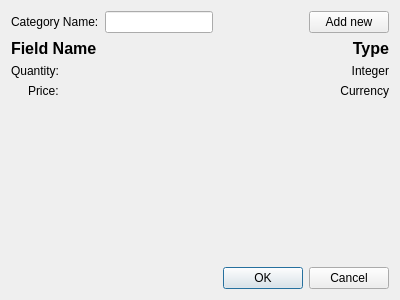
<?xml version="1.0" encoding="UTF-8"?>
<ui version="4.0">
 <class>NewCat</class>
 <widget class="QDialog" name="NewCat">
  <property name="geometry">
   <rect>
    <x>0</x>
    <y>0</y>
    <width>400</width>
    <height>300</height>
   </rect>
  </property>
  <property name="windowTitle">
   <string>Dialog</string>
  </property>
  <layout class="QVBoxLayout" name="verticalLayout">
   <item>
    <layout class="QHBoxLayout" name="horizontalLayout">
     <item>
      <widget class="QLabel" name="label_7">
       <property name="text">
        <string>Category Name:</string>
       </property>
      </widget>
     </item>
     <item>
      <widget class="QLineEdit" name="name"/>
     </item>
     <item>
      <spacer name="horizontalSpacer">
       <property name="orientation">
        <enum>Qt::Horizontal</enum>
       </property>
       <property name="sizeHint" stdset="0">
        <size>
         <width>40</width>
         <height>20</height>
        </size>
       </property>
      </spacer>
     </item>
     <item>
      <widget class="QPushButton" name="newField">
       <property name="text">
        <string>Add new</string>
       </property>
      </widget>
     </item>
    </layout>
   </item>
   <item>
    <layout class="QFormLayout" name="formLayout_2">
     <item row="0" column="0">
      <widget class="QLabel" name="label_5">
       <property name="text">
        <string>&lt;html&gt;&lt;head/&gt;&lt;body&gt;&lt;p&gt;&lt;span style=&quot; font-size:12pt; font-weight:600;&quot;&gt;Field Name&lt;/span&gt;&lt;/p&gt;&lt;/body&gt;&lt;/html&gt;</string>
       </property>
      </widget>
     </item>
     <item row="0" column="1">
      <widget class="QLabel" name="label_6">
       <property name="text">
        <string>&lt;html&gt;&lt;head/&gt;&lt;body&gt;&lt;p&gt;&lt;span style=&quot; font-size:12pt; font-weight:600;&quot;&gt;Type&lt;/span&gt;&lt;/p&gt;&lt;/body&gt;&lt;/html&gt;</string>
       </property>
       <property name="alignment">
        <set>Qt::AlignRight|Qt::AlignTrailing|Qt::AlignVCenter</set>
       </property>
      </widget>
     </item>
    </layout>
   </item>
   <item>
    <layout class="QFormLayout" name="newFields"/>
   </item>
   <item>
    <layout class="QFormLayout" name="formLayout">
     <property name="labelAlignment">
      <set>Qt::AlignRight|Qt::AlignTrailing|Qt::AlignVCenter</set>
     </property>
     <property name="formAlignment">
      <set>Qt::AlignRight|Qt::AlignTop|Qt::AlignTrailing</set>
     </property>
     <item row="1" column="0">
      <widget class="QLabel" name="label">
       <property name="text">
        <string>Quantity:</string>
       </property>
      </widget>
     </item>
     <item row="1" column="1">
      <widget class="QLabel" name="label_3">
       <property name="text">
        <string>Integer</string>
       </property>
       <property name="alignment">
        <set>Qt::AlignRight|Qt::AlignTrailing|Qt::AlignVCenter</set>
       </property>
      </widget>
     </item>
     <item row="2" column="0">
      <widget class="QLabel" name="label_2">
       <property name="text">
        <string>Price:</string>
       </property>
      </widget>
     </item>
     <item row="2" column="1">
      <widget class="QLabel" name="label_4">
       <property name="text">
        <string>Currency</string>
       </property>
       <property name="alignment">
        <set>Qt::AlignRight|Qt::AlignTrailing|Qt::AlignVCenter</set>
       </property>
      </widget>
     </item>
    </layout>
   </item>
   <item>
    <spacer name="verticalSpacer">
     <property name="orientation">
      <enum>Qt::Vertical</enum>
     </property>
     <property name="sizeHint" stdset="0">
      <size>
       <width>20</width>
       <height>40</height>
      </size>
     </property>
    </spacer>
   </item>
   <item>
    <widget class="QDialogButtonBox" name="buttonBox">
     <property name="orientation">
      <enum>Qt::Horizontal</enum>
     </property>
     <property name="standardButtons">
      <set>QDialogButtonBox::Cancel|QDialogButtonBox::Ok</set>
     </property>
    </widget>
   </item>
  </layout>
 </widget>
 <resources/>
 <connections>
  <connection>
   <sender>buttonBox</sender>
   <signal>accepted()</signal>
   <receiver>NewCat</receiver>
   <slot>accept()</slot>
   <hints>
    <hint type="sourcelabel">
     <x>248</x>
     <y>254</y>
    </hint>
    <hint type="destinationlabel">
     <x>157</x>
     <y>274</y>
    </hint>
   </hints>
  </connection>
  <connection>
   <sender>buttonBox</sender>
   <signal>rejected()</signal>
   <receiver>NewCat</receiver>
   <slot>reject()</slot>
   <hints>
    <hint type="sourcelabel">
     <x>316</x>
     <y>260</y>
    </hint>
    <hint type="destinationlabel">
     <x>286</x>
     <y>274</y>
    </hint>
   </hints>
  </connection>
 </connections>
</ui>
